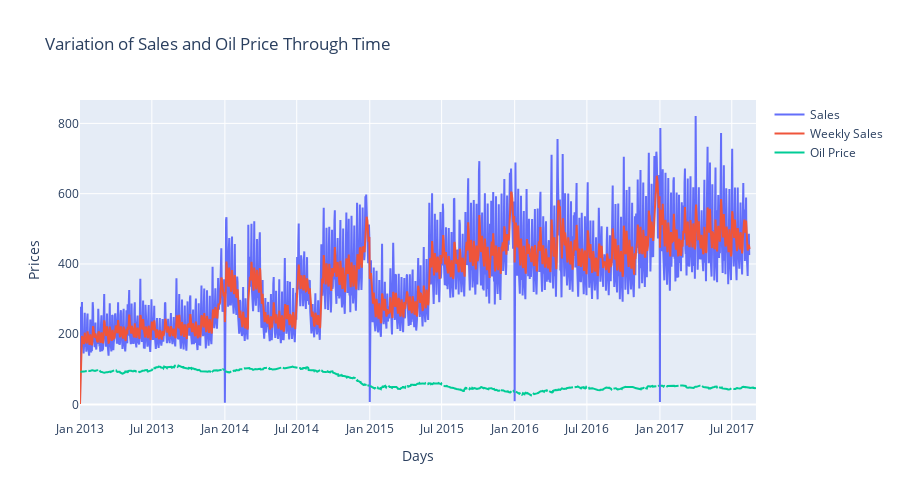

Notebook cell for this chart:
### Code cell
date_X = X.groupby('date').agg({'sales': 'mean'}).reset_index()
date_X['weekly_avg_sales'] = date_X['sales'].ewm(span=7, adjust=False).mean()
fig=make_subplots()

fig.add_trace(go.Scatter(x=date_X.date,y=date_X.sales,name="Sales"))
fig.add_trace(go.Scatter(x=date_X.date,y=date_X.weekly_avg_sales,name="Weekly Sales"))


fig.add_trace(go.Scatter(x=oil_prices_csv.date,y=oil_prices_csv.dcoilwtico,name="Oil Price"))

fig.update_layout(autosize=True,width=900,height=500,title_text="Variation of Sales and Oil Price Through Time")
fig.update_xaxes(title_text="Days")
fig.update_yaxes(title_text="Prices")
fig.show()

### Figure 1 — Plotly figure (JSON) as saved in the notebook; plotly's stock layout.template omitted (floating-point values rounded to 4 significant figures; data arrays with more than 128 entries replaced by an {"elided": "..."} marker saying what was removed)
{"data": [{"name": "Sales", "type": "scatter", "x": {"elided": "1684 str values"}, "y": {"elided": "1684 float values"}}, {"name": "Weekly Sales", "type": "scatter", "x": {"elided": "1684 str values"}, "y": {"elided": "1684 float values"}}, {"name": "Oil Price", "type": "scatter", "x": {"elided": "1218 str values"}, "y": {"elided": "1218 float values"}}], "layout": {"autosize": true, "height": 500, "title": {"text": "Variation of Sales and Oil Price Through Time"}, "width": 900, "xaxis": {"anchor": "y", "domain": [0, 1], "title": {"text": "Days"}}, "yaxis": {"anchor": "x", "domain": [0, 1], "title": {"text": "Prices"}}}}
